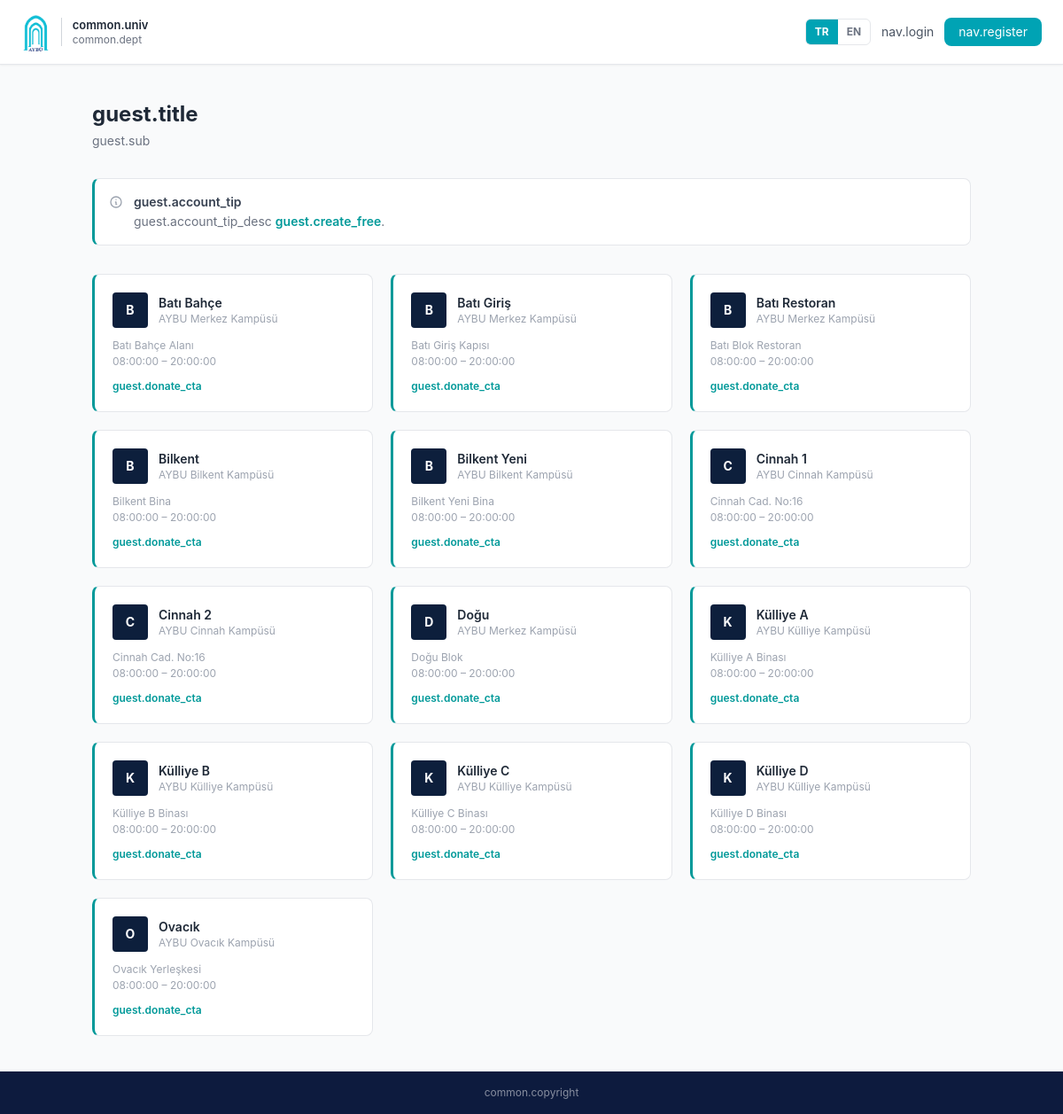
Screenshot of /askida/public/misafir-bagis with the database file from the repository.
### tables this page shows
CREATE TABLE IF NOT EXISTS venues (
    id          INT UNSIGNED AUTO_INCREMENT PRIMARY KEY,
    name        VARCHAR(255) NOT NULL,
    campus_name VARCHAR(255) NOT NULL,
    slug        VARCHAR(255) NOT NULL UNIQUE,
    description TEXT NULL,
    location    VARCHAR(255) NULL,
    phone       VARCHAR(20) NULL,
    is_active   TINYINT(1) NOT NULL DEFAULT 1,
    opens_at    TIME NULL,
    closes_at   TIME NULL,
    created_at  DATETIME NOT NULL DEFAULT CURRENT_TIMESTAMP,
    updated_at  DATETIME NOT NULL DEFAULT CURRENT_TIMESTAMP
                  ON UPDATE CURRENT_TIMESTAMP
);

### views/guest/venues.php (the view, shortened to what the rows shown need)
<!DOCTYPE html>
<html lang="<?= current_lang() ?>">
<head>
    <script src="https://cdn.tailwindcss.com"></script>
    <link rel="stylesheet" href="<?= asset('css/app.css') ?>">
</head>
<body class="min-h-screen bg-gray-50 flex flex-col">
<header class="bg-white border-b border-gray-200 shadow-sm">
    <div class="max-w-7xl mx-auto px-6 flex items-center justify-between h-[72px]">
        <a href="<?= url() ?>" class="flex items-center gap-3">
            <img src="<?= asset('aybu.png') ?>" alt="AYBU" class="h-12 w-auto">
            <div class="border-l border-gray-300 pl-3">
                <p class="text-[13px] font-semibold text-gray-800 leading-tight"><?= t('common.univ') ?></p>
                <p class="text-[12px] text-gray-500 leading-tight"><?= t('common.dept') ?></p>
            </div>
        </a>
        <div class="flex items-center gap-3 text-sm">
            <?php $cl = current_lang(); ?>
            <div class="flex items-center border border-gray-200 rounded-md overflow-hidden text-xs font-bold">
                <a href="<?= url('lang/tr') ?>" class="px-2.5 py-1.5 <?= $cl === 'tr' ? 'bg-[#00A3B4] text-white' : 'text-gray-500 hover:bg-gray-50' ?> transition">TR</a>
                <a href="<?= url('lang/en') ?>" class="px-2.5 py-1.5 <?= $cl === 'en' ? 'bg-[#00A3B4] text-white' : 'text-gray-500 hover:bg-gray-50' ?> transition">EN</a>
            </div>
            <a href="<?= url('giris') ?>" class="text-gray-600 hover:text-[#00A3B4] transition"><?= t('nav.login') ?></a>
            <a href="<?= url('bagisci-kayit') ?>" class="px-4 py-1.5 bg-[#00A3B4] text-white rounded-lg hover:bg-[#007A8A] transition"><?= t('nav.register') ?></a>
        </div>
    </div>
</header>
<div class="flex-1 max-w-5xl mx-auto w-full px-4 py-10">
    <div class="mb-8">
        <h1 class="text-2xl font-bold text-gray-800"><?= t('guest.title') ?></h1>
        <p class="text-gray-500 text-sm mt-1"><?= t('guest.sub') ?></p>
    </div>
    <div class="border border-gray-200 bg-white rounded-lg p-4 flex items-start gap-3 mb-8" style="border-left:3px solid #009999;">
        <svg class="w-4 h-4 text-gray-400 flex-shrink-0 mt-0.5" fill="none" stroke="currentColor" viewBox="0 0 24 24">
            <path stroke-linecap="round" stroke-linejoin="round" stroke-width="2" d="M13 16h-1v-4h-1m1-4h.01M21 12a9 9 0 11-18 0 9 9 0 0118 0z"/>
        </svg>
        <div>
            <p class="text-sm font-semibold text-gray-700"><?= t('guest.account_tip') ?></p>
            <p class="text-sm text-gray-500 mt-0.5"><?= t('guest.account_tip_desc') ?>
                <a href="<?= url('bagisci-kayit') ?>" class="font-semibold hover:underline" style="color:#009999;"><?= t('guest.create_free') ?></a>.
            </p>
        </div>
    </div>
    <div class="grid grid-cols-1 sm:grid-cols-2 lg:grid-cols-3 gap-5">
        <?php foreach ($venues as $v): ?>
        <a href="<?= url('misafir-bagis/' . $v['id']) ?>"
           class="bg-white rounded-lg border border-gray-200 p-5 block transition hover:border-gray-300" style="border-left:3px solid #009999;">
            <div class="flex items-center gap-3 mb-3">
                <div class="w-10 h-10 rounded flex items-center justify-center flex-shrink-0 text-white font-bold text-sm" style="background:#0d1f3c;">
                    <?= mb_strtoupper(mb_substr(e($v['name']), 0, 1)) ?>
                </div>
                <div class="flex-1 min-w-0">
                    <p class="font-semibold text-gray-800 text-sm"><?= e($v['name']) ?></p>
                    <p class="text-xs text-gray-400"><?= e($v['campus_name']) ?></p>
                </div>
            </div>
            <?php if ($v['location']): ?>
            <p class="text-xs text-gray-400 truncate"><?= e($v['location']) ?></p>
            <?php endif; ?>
            <?php if ($v['opens_at'] && $v['closes_at']): ?>
            <p class="text-xs text-gray-400 mt-0.5"><?= e($v['opens_at']) ?> – <?= e($v['closes_at']) ?></p>
            <?php endif; ?>
            <p class="mt-3 text-xs font-semibold" style="color:#009999;"><?= t('guest.donate_cta') ?></p>
        </a>
        <?php endforeach; ?>
    </div>
</div>
<footer class="bg-[#0d1b3e] text-white/50 text-xs text-center py-4 mt-auto">
    <?= t('common.copyright', ['year' => date('Y')]) ?>
</footer>
</body>
</html>

### src/core/Router.php (shortened to what the rows shown need)
<?php
class Router
{
    private array $routes = [];
    public function get(string $path, array $handler): void
    {
        $this->routes[] = ['GET', $path, $handler];
    }
    public function post(string $path, array $handler): void
    {
        $this->routes[] = ['POST', $path, $handler];
    }
    public function dispatch(string $method, string $uri): void
    {
        $uri = parse_url($uri, PHP_URL_PATH);
        $uri = rtrim($uri, '/') ?: '/';
        $base = defined('SCRIPT_BASE') ? SCRIPT_BASE : '';
        if ($base && $base !== '/' && str_starts_with($uri, $base)) {
            $uri = substr($uri, strlen($base));
        }
        $uri = '/' . ltrim($uri, '/');
        foreach ($this->routes as [$routeMethod, $path, $handler]) {
            if ($routeMethod !== $method) {
                continue;
            }
            $pattern = preg_replace('#\{([a-zA-Z_]+)\}#', '([^/]+)', $path);
            $pattern = '#^' . $pattern . '$#';
            if (preg_match($pattern, $uri, $matches)) {
                array_shift($matches);
                [$class, $action] = $handler;
                $controller = new $class();
                $controller->$action(...$matches);
                return;
            }
        }
    }
}

### rows the page displays
venues: name "B", name "Batı Bahçe", campus_name "AYBU Merkez Kampüsü", location "Batı Bahçe Alanı", opens_at "08:00:00", closes_at "20:00:00"
venues: name "B", name "Batı Giriş", campus_name "AYBU Merkez Kampüsü", location "Batı Giriş Kapısı", opens_at "08:00:00", closes_at "20:00:00"
venues: name "B", name "Batı Restoran", campus_name "AYBU Merkez Kampüsü", location "Batı Blok Restoran", opens_at "08:00:00", closes_at "20:00:00"
venues: name "B", name "Bilkent", campus_name "AYBU Bilkent Kampüsü", location "Bilkent Bina", opens_at "08:00:00", closes_at "20:00:00"
venues: name "B", name "Bilkent Yeni", campus_name "AYBU Bilkent Kampüsü", location "Bilkent Yeni Bina", opens_at "08:00:00", closes_at "20:00:00"
venues: name "C", name "Cinnah 1", campus_name "AYBU Cinnah Kampüsü", location "Cinnah Cad. No:16", opens_at "08:00:00", closes_at "20:00:00"
venues: name "C", name "Cinnah 2", campus_name "AYBU Cinnah Kampüsü", location "Cinnah Cad. No:16", opens_at "08:00:00", closes_at "20:00:00"
venues: name "D", name "Doğu", campus_name "AYBU Merkez Kampüsü", location "Doğu Blok", opens_at "08:00:00", closes_at "20:00:00"
venues: name "K", name "Külliye A", campus_name "AYBU Külliye Kampüsü", location "Külliye A Binası", opens_at "08:00:00", closes_at "20:00:00"
venues: name "K", name "Külliye B", campus_name "AYBU Külliye Kampüsü", location "Külliye B Binası", opens_at "08:00:00", closes_at "20:00:00"
venues: name "K", name "Külliye C", campus_name "AYBU Külliye Kampüsü", location "Külliye C Binası", opens_at "08:00:00", closes_at "20:00:00"
venues: name "K", name "Külliye D", campus_name "AYBU Külliye Kampüsü", location "Külliye D Binası", opens_at "08:00:00", closes_at "20:00:00"
venues: name "O", name "Ovacık", campus_name "AYBU Ovacık Kampüsü", location "Ovacık Yerleşkesi", opens_at "08:00:00", closes_at "20:00:00"
